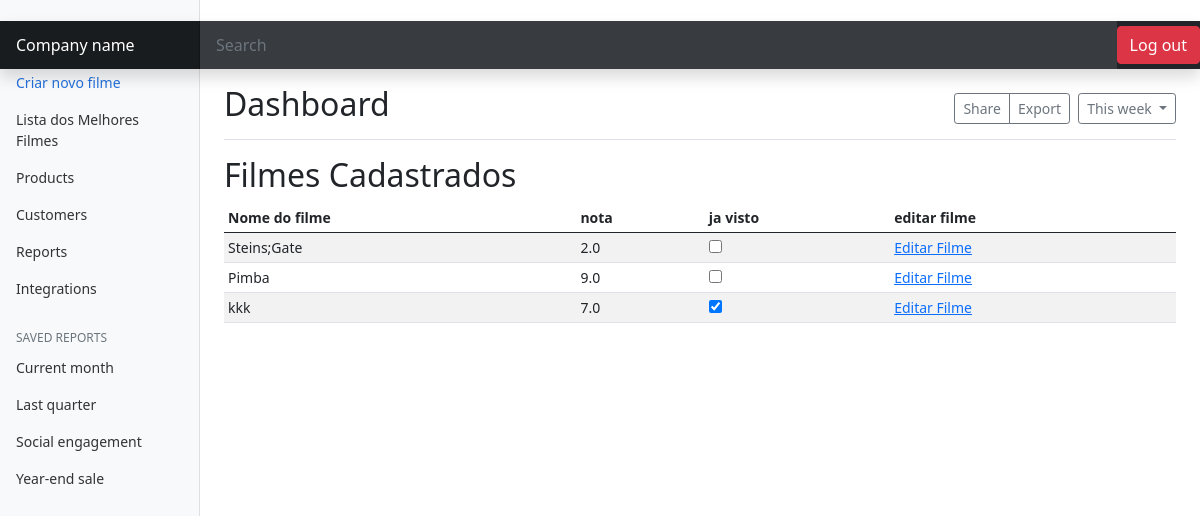
Screenshot of / (signed in) with the database file from the repository.
### filmes/models.py (models this page shows, shortened)
class Filme(models.Model):
    user = models.ForeignKey(User, on_delete=models.CASCADE)
    name = models.CharField(
        max_length=40, unique=True, blank=False, null=False
        )
    description = models.TextField(default=None)
    avaliation = models.FloatField(default=0,null=True,validators=[validade_if_the_note_is_valid])
    visto = models.BooleanField(default=False)
    date_of_creation = models.DateTimeField(auto_now_add=True)
    date_of_update = models.DateTimeField(auto_now=True)

### filmes/views.py (the view)
# urls.py: path('',home_page, name='home_page'),
@login_required(login_url="/account/login")
def home_page(request):
    id_user = request.user.pk
    filmes = reversed  (Filme.objects.filter(user__pk=id_user))
    logger.debug('Acesso a home page')
    return render(request,
    template_name='filmes/home_page.html', context ={'filmes':filmes}
    )

### filmes/templates/filmes/home_page.html (shortened to what this page needs)
{% extends 'filmes/index.html' %}
{% load static %}
{% block title %}
<link rel="stylesheet" href="{% static 'filmes/bootstrap/css/dashboard.css' %}">
{% endblock title %}
{% block content %}
<header class="navbar navbar-dark sticky-top bg-dark flex-md-nowrap p-0 shadow">
  <a class="navbar-brand col-md-3 col-lg-2 me-0 px-3" href="#">Company name</a>
  <input class="form-control form-control-dark w-100" type="text" placeholder="Search" aria-label="Search">
  <div class="navbar-nav">
    <div class="nav-item text-nowrap">
         <button type="button" class="btn btn-danger" data-bs-toggle="modal" data-bs-target="#staticBackdrop">
      Log out
      </button>
    </div>
  </div>
</header>
<div class="container-fluid">
  <div class="row">
    <nav id="sidebarMenu" class="col-md-3 col-lg-2 d-md-block bg-light sidebar collapse">
      <div class="position-sticky pt-3">
        <ul class="nav flex-column">
          <li class="nav-item">
            <a class="nav-link active" aria-current="page" href="{% url 'filmes:new_movie' %}">
              Criar novo filme
            </a>
          </li>
          <li class="nav-item">
            <a class="nav-link" href="{% url 'filmes:show_bests_films' user.pk%}">
              Lista dos Melhores Filmes
            </a>
          </li>
          <li class="nav-item">
            <a class="nav-link" href="#">
              Products
            </a>
          </li>
          <li class="nav-item">
            <a class="nav-link" href="#">
              Customers
            </a>
          </li>
          <li class="nav-item">
            <a class="nav-link" href="#">
              Reports
            </a>
          </li>
          <li class="nav-item">
            <a class="nav-link" href="#">
              Integrations
            </a>
          </li>
        </ul>
        <h6 class="sidebar-heading d-flex justify-content-between align-items-center px-3 mt-4 mb-1 text-muted">
          <span>Saved reports</span>
        </h6>
        <ul class="nav flex-column mb-2">
          <li class="nav-item">
            <a class="nav-link" href="#">
              Current month
            </a>
          </li>
          <li class="nav-item">
            <a class="nav-link" href="#">
              Last quarter
            </a>
          </li>
          <li class="nav-item">
            <a class="nav-link" href="#">
              Social engagement
            </a>
          </li>
          <li class="nav-item">
            <a class="nav-link" href="#">
              Year-end sale
            </a>
          </li>
        </ul>
      </div>
    </nav>
    <main class="col-md-9 ms-sm-auto col-lg-10 px-md-4">
      <div class="d-flex justify-content-between flex-wrap flex-md-nowrap align-items-center pt-3 pb-2 mb-3 border-bottom">
        <h1 class="h2">Dashboard</h1>
        <div class="btn-toolbar mb-2 mb-md-0">
          <div class="btn-group me-2">
            <button type="button" class="btn btn-sm btn-outline-secondary">Share</button>
            <button type="button" class="btn btn-sm btn-outline-secondary">Export</button>
          </div>
          <button type="button" class="btn btn-sm btn-outline-secondary dropdown-toggle">
            This week
          </button>
        </div>
      </div>
      <h2>Filmes Cadastrados</h2>
      <table class="table table-striped table-sm">
          <thead>
            <tr>
              <th scope="col">Nome do filme</th>
              <th scope="col">nota</th>
              <th scope="col">ja visto</th>
              <th scope="col">editar filme</th>
            </tr>
          </thead>
          <tbody>
            {% for filme in  filmes %}
              <tr>
                  <td>{{filme.name}}</td>
                  <td>{{filme.avaliation}}</td>
                  <td>
                    <div>
                    {% if filme.visto %}
                      <input type="checkbox" name="visto" checked>
                    {% else %}
                      <input type="checkbox" >
                    {% endif %}
                    </div>
                  </td>
                  <td><a href="{% url 'filmes:detail_or_update_film' filme.pk%}">Editar Filme</a></td>
                </tr>
            {% endfor %}
            </tbody>
        </table>
    </main>
  </div>
</div>
{% endblock content %}

### rows the page displays
Filme: name "Steins;Gate", avaliation "2.0"
Filme: name "Pimba", avaliation "9.0"
Filme: name "kkk", avaliation "7.0"
